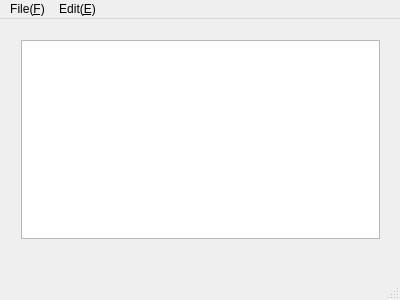
<?xml version="1.0" encoding="UTF-8"?>
<ui version="4.0">
 <class>MainWindow</class>
 <widget class="QMainWindow" name="MainWindow">
  <property name="geometry">
   <rect>
    <x>0</x>
    <y>0</y>
    <width>400</width>
    <height>300</height>
   </rect>
  </property>
  <property name="windowTitle">
   <string>MainWindow</string>
  </property>
  <widget class="QWidget" name="centralWidget">
   <widget class="QWidget" name="verticalLayoutWidget">
    <property name="geometry">
     <rect>
      <x>10</x>
      <y>10</y>
      <width>381</width>
      <height>221</height>
     </rect>
    </property>
    <layout class="QVBoxLayout" name="verticalLayout">
     <item>
      <widget class="QTextEdit" name="textEdit"/>
     </item>
    </layout>
   </widget>
  </widget>
  <widget class="QMenuBar" name="menuBar">
   <property name="geometry">
    <rect>
     <x>0</x>
     <y>0</y>
     <width>400</width>
     <height>28</height>
    </rect>
   </property>
   <widget class="QMenu" name="menuFile_F">
    <property name="title">
     <string>File(&amp;F)</string>
    </property>
    <addaction name="separator"/>
    <addaction name="actionNewFile"/>
    <addaction name="actionSave"/>
    <addaction name="actionSaveAs"/>
    <addaction name="actionOpenFile"/>
    <addaction name="actionClose"/>
    <addaction name="actionExit"/>
   </widget>
   <widget class="QMenu" name="menuEdit">
    <property name="title">
     <string>Edit(&amp;E)</string>
    </property>
    <addaction name="actionUndo"/>
    <addaction name="actionCut"/>
    <addaction name="actionCopy"/>
    <addaction name="actionPaste"/>
   </widget>
   <addaction name="menuFile_F"/>
   <addaction name="menuEdit"/>
  </widget>
  <widget class="QStatusBar" name="statusBar"/>
  <action name="actionNewFile">
   <property name="text">
    <string>newFile</string>
   </property>
  </action>
  <action name="actionSave">
   <property name="text">
    <string>save</string>
   </property>
  </action>
  <action name="actionSaveAs">
   <property name="checkable">
    <bool>false</bool>
   </property>
   <property name="text">
    <string>saveAs</string>
   </property>
  </action>
  <action name="actionOpenFile">
   <property name="text">
    <string>openFile</string>
   </property>
  </action>
  <action name="actionClose">
   <property name="text">
    <string>close</string>
   </property>
  </action>
  <action name="actionUndo">
   <property name="text">
    <string>Undo</string>
   </property>
  </action>
  <action name="actionCut">
   <property name="text">
    <string>Cut</string>
   </property>
  </action>
  <action name="actionCopy">
   <property name="text">
    <string>Copy</string>
   </property>
  </action>
  <action name="actionPaste">
   <property name="text">
    <string>Paste</string>
   </property>
  </action>
  <action name="actionExit">
   <property name="text">
    <string>exit</string>
   </property>
  </action>
 </widget>
 <layoutdefault spacing="6" margin="11"/>
 <resources/>
 <connections/>
</ui>
